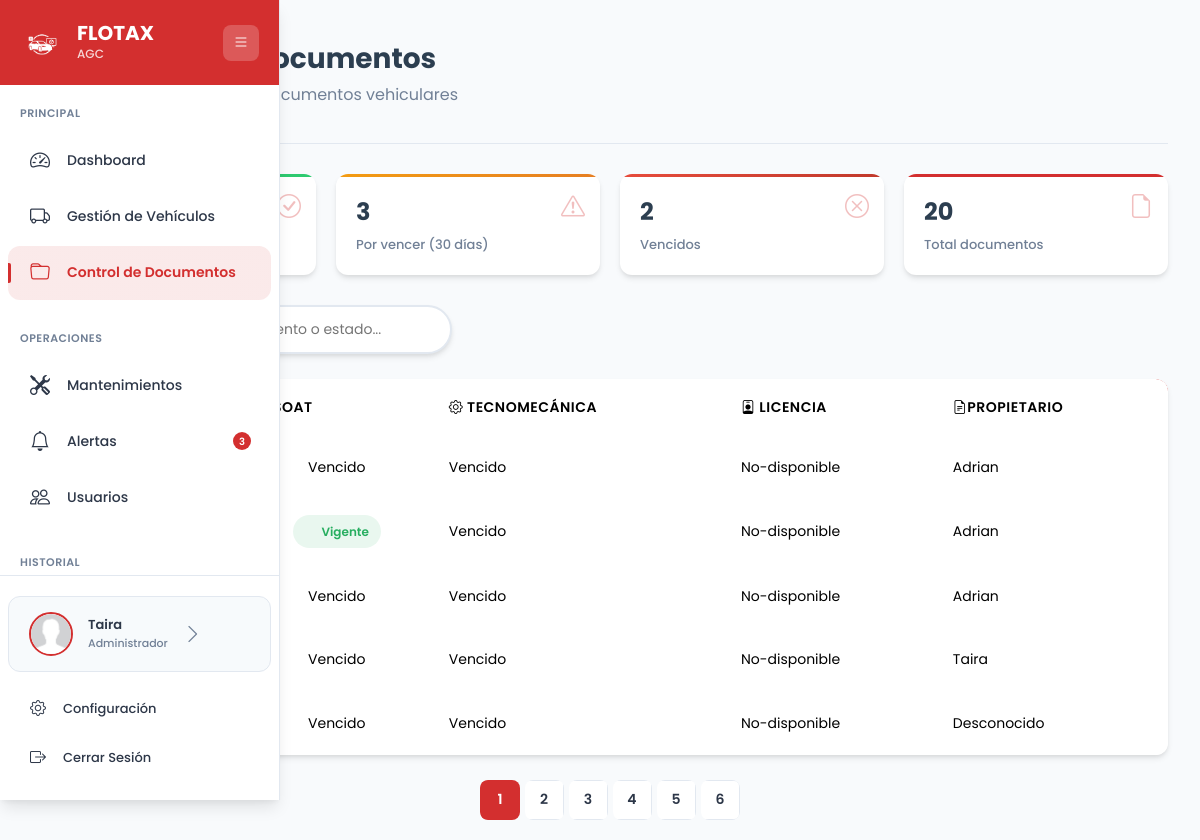
The app's page /roles/admin/documentos.php (signed in) with its own data.
### tables this page shows
CREATE TABLE `usuarios` (
  `documento` varchar(20) NOT NULL,
  `nombre_completo` varchar(100) NOT NULL,
  `email` varchar(100) NOT NULL,
  `password` varchar(500) NOT NULL,
  `telefono` bigint(20) NOT NULL,
  `id_estado_usuario` int(11) NOT NULL,
  `id_rol` int(11) NOT NULL,
  `reset_token` varchar(255) DEFAULT NULL,
  `reset_expira` datetime DEFAULT NULL,
  `joined_at` timestamp NOT NULL DEFAULT current_timestamp() ON UPDATE current_timestamp(),
  `foto_perfil` varchar(255) DEFAULT NULL,
  `fecha_nacimiento` date DEFAULT NULL,
  `nit_empresa` int(11) DEFAULT NULL
);

CREATE TABLE `vehiculos` (
  `placa` varchar(10) NOT NULL,
  `tipo_vehiculo` int(11) NOT NULL,
  `Documento` varchar(20) NOT NULL,
  `id_marca` varchar(50) NOT NULL,
  `modelo` varchar(50) NOT NULL,
  `kilometraje_actual` bigint(20) NOT NULL,
  `id_estado` varchar(50) NOT NULL,
  `fecha_registro` date NOT NULL,
  `foto_vehiculo` varchar(255) DEFAULT NULL COMMENT 'Ruta de la imagen del vehículo',
  `registrado_por` varchar(100) DEFAULT NULL
);

### roles/admin/documentos.php (the view, shortened to what this page needs)
<?php
$db = new Database();
$con = $db->conectar();
$documento = $_SESSION['documento'] ?? null;
$nombre_completo = $_SESSION['nombre_completo'] ?? null;
$foto_perfil = $_SESSION['foto_perfil'] ?? null;
if (!$nombre_completo || !$foto_perfil) {
    $user_query = $con->prepare("SELECT nombre_completo, foto_perfil FROM usuarios WHERE documento = :documento");
    $user_query->bindParam(':documento', $documento, PDO::PARAM_STR);
    $user_query->execute();
    $user = $user_query->fetch(PDO::FETCH_ASSOC);
    $foto_perfil = $user['foto_perfil'] ?: 'roles/user/css/img/perfil.jpg';
}
function getDocumentStatus($fecha_vencimiento) {
    if (!$fecha_vencimiento) return 'no-disponible';
    $fecha_actual = new DateTime();
    $fecha_venc = new DateTime($fecha_vencimiento);
    $diferencia = $fecha_actual->diff($fecha_venc);
    if ($fecha_venc < $fecha_actual) {
        return 'vencido';
    } elseif ($diferencia->days <= 30) {
        return 'proximo';
    } else {
        return 'vigente';
    }
}
$documentos = [];
$query = $con->prepare("
    SELECT
        v.placa,
        s.fecha_vencimiento AS soat_vence,
        t.fecha_vencimiento AS tecnomecanica_vence,
        l.fecha_vencimiento AS licencia_vence,
        u.nombre_completo AS propietario
    FROM vehiculos v
    LEFT JOIN soat s ON v.placa = s.id_placa
    LEFT JOIN tecnomecanica t ON v.placa = t.id_placa
    LEFT JOIN licencias l ON v.documento = l.id_documento
    LEFT JOIN usuarios u ON v.documento = u.documento
");
$query->execute();
$resultados = $query->fetchAll(PDO::FETCH_ASSOC);
foreach ($resultados as $row) {
    $estado_licencia = getDocumentStatus($row['licencia_vence']);
    $documentos[] = [
        'placa' => $row['placa'],
        'soat_vence' => $row['soat_vence'],
        'tecnomecanica_vence' => $row['tecnomecanica_vence'],
        'licencia_estado' => $estado_licencia,
        'propietario' => $row['propietario'] ?? 'Desconocido'
    ];
}
?>
<!DOCTYPE html>
<html lang="es">
<head>
  <link rel="stylesheet" href="bootstrap/css/bootstrap.min.css">
  <link href="https://cdn.jsdelivr.net/npm/bootstrap-icons@1.10.0/font/bootstrap-icons.css" rel="stylesheet">
</head>
<body>
  <?php include 'menu.php'; ?>
  <div class="content">
    <div class="container-fluid">
      <div class="page-header">
        <div>
          <h1 class="page-title">
            Control de Documentos
          </h1>
          <p class="page-subtitle">Gestión y seguimiento de documentos vehiculares</p>
        </div>
      </div>
      <div class="stats-cards">
        <div class="stat-card success">
          <i class="bi bi-check-circle stat-icon"></i>
          <div class="stat-number">15</div>
          <div class="stat-label">Documentos al día</div>
        </div>
        <div class="stat-card warning">
          <i class="bi bi-exclamation-triangle stat-icon"></i>
          <div class="stat-number">3</div>
          <div class="stat-label">Por vencer (30 días)</div>
        </div>
        <div class="stat-card danger">
          <i class="bi bi-x-circle stat-icon"></i>
          <div class="stat-number">2</div>
          <div class="stat-label">Vencidos</div>
        </div>
        <div class="stat-card">
          <i class="bi bi-file-earmark stat-icon"></i>
          <div class="stat-number">20</div>
          <div class="stat-label">Total documentos</div>
        </div>
      </div>
      <div class="controls-section">
        <div class="buscador">
        </div>
      </div>
      <div class="table-container">
        <div class="table-responsive">
          <table class="table" id="tablaDocumentos">
            <thead>
              <tr>
                <th><i class="bi bi-car-front"></i> Placa</th>
                <th><i class="bi bi-shield-check"></i> SOAT</th>
                <th><i class="bi bi-gear"></i> TecnoMecánica</th>
                <th><i class="bi bi-person-badge"></i> Licencia</th>
                <th><i class="bi bi-file-earmark-text"></i>Propietario</th>
              </tr>
            </thead>
            <tbody>
              <?php foreach ($documentos as $doc): ?>
                <tr>
                  <td>
                    <span class="placa-badge"><?= htmlspecialchars($doc['placa']) ?></span>
                  </td>
                  <td>
                    <?php
                    $soat_status = getDocumentStatus($doc['soat_vence']);
                    $soat_fecha = new DateTime($doc['soat_vence']);
                    ?>
                   <center> <span class="status-<?= $soat_status ?> fecha-tooltip"
                          data-tooltip="Vence: <?= $soat_fecha->format('d/m/Y') ?>">
                      <?php if ($soat_status === 'vigente'): ?>
                        Vigente
                      <?php elseif ($soat_status === 'proximo'): ?>
                        Por vencer
                      <?php else: ?>
                        Vencido
                      <?php endif; ?>
                    </span></center>
                  </td>
                  <td>
                    <?php
                    $tecno_status = getDocumentStatus($doc['tecnomecanica_vence']);
                    $tecno_fecha = new DateTime($doc['tecnomecanica_vence']);
                    ?>
                    <span class="status-<?= $tecno_status ?> fecha-tooltip"
                          data-tooltip="Vence: <?= $tecno_fecha->format('d/m/Y') ?>">
                      <?php if ($tecno_status === 'vigente'): ?>
                        Vigente
                      <?php elseif ($tecno_status === 'proximo'): ?>
                        Por vencer
                      <?php else: ?>
                        Vencido
                      <?php endif; ?>
                    </span>
                  </td>
                  <td>
                    <span class="status-<?= $doc['licencia_estado'] ?>">
                      <?= ucfirst($doc['licencia_estado']) ?>
                    </span>
                  </td>
                     <td>
                    <?= htmlspecialchars($doc['propietario']) ?>
                  </td>
                </tr>
              <?php endforeach; ?>
            </tbody>
          </table>
        </div>
      </div>
      <div class="pagination-container">
        <ul class="pagination" id="paginacion"></ul>
      </div>
    </div>
  </div>
</body>
</html>

### roles/admin/menu.php (shortened to what this page needs)
<?php
$user_query = $con->prepare("SELECT documento, nombre_completo, email, telefono FROM usuarios WHERE documento = :documento");
$user_query->bindParam(':documento', $documento, PDO::PARAM_STR);
$user_query->execute();
$user = $user_query->fetch(PDO::FETCH_ASSOC);
$imagePath = htmlspecialchars($foto_perfil) . '?v=' . time();
?>
<!DOCTYPE html>
<html lang="es">
<head>
  <link href="https://cdn.jsdelivr.net/npm/bootstrap-icons@1.10.5/font/bootstrap-icons.css" rel="stylesheet">
  <link rel="stylesheet" href="css/sidebar.css">
</head>
<body>
  <div class="sidebar" id="sidebar">
    <div class="sidebar-header">
      <div class="logo-container">
        <img src="../../css/img/blanco.png" alt="Logo" class="logo">
        <div class="brand-text">
          <h1 class="brand-title">FLOTAX</h1>
          <span class="brand-subtitle">AGC</span>
        </div>
      </div>
      <button class="toggle-btn" id="toggleBtn">
        <i class="bi bi-list"></i>
      </button>
    </div>
    <nav class="sidebar-nav">
      <div class="nav-section">
        <span class="section-title">Principal</span>
        <a href="index.php" class="nav-link active">
          <i class="bi bi-speedometer2"></i>
          <span>Dashboard</span>
        </a>
        <a href="Vehiculos.php" class="nav-link">
          <i class="bi bi-truck"></i>
          <span>Gestión de Vehículos</span>
        </a>
        <a href="documentos.php" class="nav-link">
          <i class="bi bi-folder"></i>
          <span>Control de Documentos</span>
          <div class="nav-indicator"></div>
        </a>
      </div>
      <div class="nav-section">
        <span class="section-title">Operaciones</span>
        <a href="mantenimiento.php" class="nav-link">
          <i class="bi bi-tools"></i>
          <span>Mantenimientos</span>
        </a>
        <a href="alertas.php" class="nav-link">
          <i class="bi bi-bell"></i>
          <span>Alertas</span>
          <div class="nav-badge">3</div>
        </a>
        <a href="usuarios.php" class="nav-link">
          <i class="bi bi-people"></i>
          <span>Usuarios</span>
        </a>
      </div>
      <div class="nav-section">
        <span class="section-title">Historial</span>
      </div>
    </nav>
    <div class="sidebar-footer">
      <a href="perfil.php" class="nav-link profile-link">
        <div class="profile-avatar">
          <img src="<?php echo $imagePath; ?>" alt="Foto de Perfil" class="usu_imagen">
        </div>
        <div class="profile-info">
        <span class="profile-name">
          <?php
            $nombre = htmlspecialchars($user['nombre_completo']);
            echo (mb_strlen($nombre) > 10) ? mb_substr($nombre, 0, 10) . '...' : $nombre;
          ?>
        </span>          <span class="profile-role">Administrador</span>
        </div>
        <i class="bi bi-chevron-right profile-arrow"></i>
      </a>
      <div class="footer-actions">
        <a href="#" class="action-btn" title="Configuración">
          <i class="bi bi-gear"></i>
          <span>Configuración</span>
        </a>
        <a href="../../includes/salir.php" class="action-btn logout-btn" title="Cerrar Sesión">
          <i class="bi bi-box-arrow-right"></i>
          <span>Cerrar Sesión</span>
        </a>
      </div>
    </div>
  </div>
</body>
</html>

### records on screen
usuarios: foto_perfil (picture), nombre_completo "Taira"
vehiculos: shows "Vencido", licencia_estado "No-disponible", Documento.nombre_completo "Adrian"
vehiculos: shows "Vigente", licencia_estado "No-disponible", Documento.nombre_completo "Adrian"
vehiculos: shows "Vencido", licencia_estado "No-disponible", Documento.nombre_completo "Adrian"
vehiculos: shows "Vencido", licencia_estado "No-disponible", Documento.nombre_completo "Taira"

### other values on screen
$doc['licencia_estado'] "No-disponible"
$doc['propietario'] "Desconocido"
